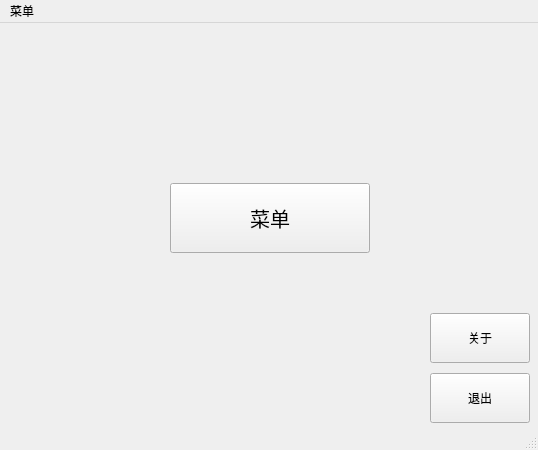
<?xml version="1.0" encoding="UTF-8"?>
<ui version="4.0">
 <class>MainWindow</class>
 <widget class="QMainWindow" name="MainWindow">
  <property name="geometry">
   <rect>
    <x>0</x>
    <y>0</y>
    <width>538</width>
    <height>450</height>
   </rect>
  </property>
  <property name="windowTitle">
   <string>MainWindow</string>
  </property>
  <widget class="QWidget" name="centralwidget">
   <widget class="QPushButton" name="btn_menu">
    <property name="geometry">
     <rect>
      <x>170</x>
      <y>160</y>
      <width>200</width>
      <height>70</height>
     </rect>
    </property>
    <property name="font">
     <font>
      <pointsize>15</pointsize>
     </font>
    </property>
    <property name="text">
     <string>菜单</string>
    </property>
   </widget>
   <widget class="QPushButton" name="btn_about">
    <property name="geometry">
     <rect>
      <x>430</x>
      <y>290</y>
      <width>100</width>
      <height>50</height>
     </rect>
    </property>
    <property name="text">
     <string>关于</string>
    </property>
   </widget>
   <widget class="QPushButton" name="btn_exit">
    <property name="geometry">
     <rect>
      <x>430</x>
      <y>350</y>
      <width>100</width>
      <height>50</height>
     </rect>
    </property>
    <property name="text">
     <string>退出</string>
    </property>
   </widget>
  </widget>
  <widget class="QMenuBar" name="menubar">
   <property name="geometry">
    <rect>
     <x>0</x>
     <y>0</y>
     <width>538</width>
     <height>23</height>
    </rect>
   </property>
   <widget class="QMenu" name="menu">
    <property name="title">
     <string>菜单</string>
    </property>
    <addaction name="actionExit"/>
   </widget>
   <addaction name="menu"/>
  </widget>
  <widget class="QStatusBar" name="statusbar"/>
  <action name="actionExit">
   <property name="text">
    <string>Exit</string>
   </property>
  </action>
 </widget>
 <resources/>
 <connections/>
</ui>
